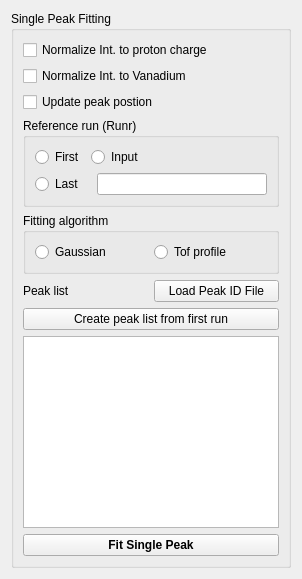
            <widget class="QWidget" name="tab_10">
             <attribute name="title">
              <string>VSPF</string>
             </attribute>
             <layout class="QVBoxLayout" name="verticalLayout_22">
              <item>
               <widget class="QGroupBox" name="groupBox_17">
                <property name="toolTip">
                 <string>&lt;html&gt;&lt;head/&gt;&lt;body&gt;&lt;p&gt;VSPF: Peak fitting&lt;/p&gt;&lt;/body&gt;&lt;/html&gt;</string>
                </property>
                <property name="title">
                 <string>Single Peak Fitting</string>
                </property>
                <layout class="QVBoxLayout" name="verticalLayout_20">
                 <item>
                  <widget class="QCheckBox" name="checkBox_singlePeakNormaliseByCurrent">
                   <property name="text">
                    <string>Normalize Int. to proton charge</string>
                   </property>
                  </widget>
                 </item>
                 <item>
                  <widget class="QCheckBox" name="checkBox_singlePeakNormaliseByVanadium">
                   <property name="text">
                    <string>Normalize Int. to Vanadium</string>
                   </property>
                  </widget>
                 </item>
                 <item>
                  <widget class="QCheckBox" name="checkBox_updatePeakPosition">
                   <property name="text">
                    <string>Update peak postion</string>
                   </property>
                  </widget>
                 </item>
                 <item>
                  <widget class="QGroupBox" name="groupBox_18">
                   <property name="title">
                    <string>Reference run (Runr)</string>
                   </property>
                   <layout class="QGridLayout" name="gridLayout_13">
                    <item row="0" column="0">
                     <widget class="QRadioButton" name="radioButton_4">
                      <property name="text">
                       <string>First</string>
                      </property>
                     </widget>
                    </item>
                    <item row="0" column="1" colspan="2">
                     <widget class="QRadioButton" name="radioButton_7">
                      <property name="text">
                       <string>Input</string>
                      </property>
                     </widget>
                    </item>
                    <item row="1" column="0" colspan="2">
                     <widget class="QRadioButton" name="radioButton_6">
                      <property name="text">
                       <string>Last</string>
                      </property>
                     </widget>
                    </item>
                    <item row="1" column="2">
                     <widget class="QLineEdit" name="lineEdit_6"/>
                    </item>
                   </layout>
                  </widget>
                 </item>
                 <item>
                  <widget class="QGroupBox" name="groupBox_13">
                   <property name="title">
                    <string>Fitting algorithm</string>
                   </property>
                   <layout class="QHBoxLayout" name="horizontalLayout_16">
                    <item>
                     <widget class="QRadioButton" name="radioButton_gaussian">
                      <property name="text">
                       <string>Gaussian</string>
                      </property>
                     </widget>
                    </item>
                    <item>
                     <widget class="QRadioButton" name="radioButton_tofProfile">
                      <property name="text">
                       <string>Tof profile</string>
                      </property>
                     </widget>
                    </item>
                   </layout>
                  </widget>
                 </item>
                 <item>
                  <layout class="QHBoxLayout" name="horizontalLayout_17">
                   <item>
                    <widget class="QLabel" name="label_4">
                     <property name="text">
                      <string>Peak list</string>
                     </property>
                    </widget>
                   </item>
                   <item>
                    <widget class="QPushButton" name="pushButton_loadPeakIDFile">
                     <property name="text">
                      <string>Load Peak ID File</string>
                     </property>
                    </widget>
                   </item>
                  </layout>
                 </item>
                 <item>
                  <widget class="QPushButton" name="pushButton_createPeakListFromRun1">
                   <property name="toolTip">
                    <string>&lt;html&gt;&lt;head/&gt;&lt;body&gt;&lt;p&gt;CALL gui TO PICK PEAKS&lt;/p&gt;&lt;/body&gt;&lt;/html&gt;</string>
                   </property>
                   <property name="text">
                    <string>Create peak list from first run</string>
                   </property>
                  </widget>
                 </item>
                 <item>
                  <widget class="QTableWidget" name="tableWidget">
                   <property name="sizePolicy">
                    <sizepolicy hsizetype="Preferred" vsizetype="Expanding">
                     <horstretch>0</horstretch>
                     <verstretch>0</verstretch>
                    </sizepolicy>
                   </property>
                   <property name="minimumSize">
                    <size>
                     <width>0</width>
                     <height>60</height>
                    </size>
                   </property>
                  </widget>
                 </item>
                 <item>
                  <layout class="QHBoxLayout" name="horizontalLayout_18">
                   <item>
                    <widget class="QPushButton" name="pushButton_fitSinglePeak">
                     <property name="font">
                      <font>
                       <weight>75</weight>
                       <bold>true</bold>
                      </font>
                     </property>
                     <property name="toolTip">
                      <string>&lt;html&gt;&lt;head/&gt;&lt;body&gt;&lt;p&gt;In the right plots show:&lt;/p&gt;&lt;p&gt;1: strain vs. run number;&lt;/p&gt;&lt;p&gt;2. peak width vs. run number; &lt;/p&gt;&lt;p&gt;3. ... &lt;/p&gt;&lt;/body&gt;&lt;/html&gt;</string>
                     </property>
                     <property name="text">
                      <string>Fit Single Peak</string>
                     </property>
                    </widget>
                   </item>
                  </layout>
                 </item>
                </layout>
               </widget>
              </item>
             </layout>
            </widget>
